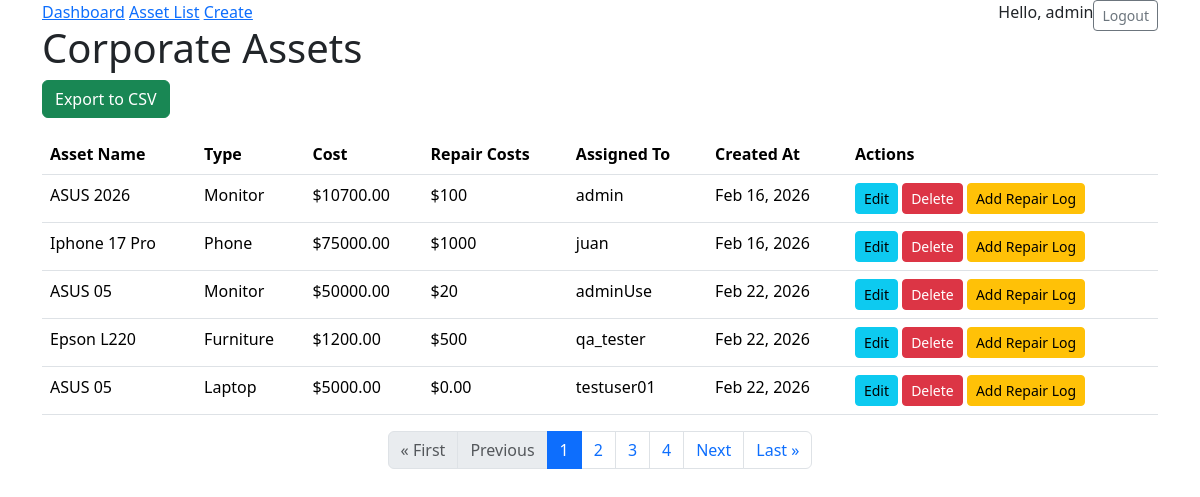
The app's page /list/ (signed in) with its own data.
### assets/models.py (models this page shows, shortened)
class User(AbstractUser):
    is_manager = models.BooleanField(default=False)
    department = models.ForeignKey(
        Department,
        on_delete=models.SET_NULL,
        null=True,
        blank=True,
        related_name="users",
    )

class TimeStampedModel(models.Model):
    created_at = models.DateTimeField(auto_now_add=True)
    updated_at = models.DateTimeField(auto_now=True)
    class Meta:
        abstract = True

class Asset(TimeStampedModel):
    ASSET_TYPES = (
        ('LAPTOP', 'Laptop'),
        ('MONITOR', 'Monitor'),
        ('PHONE', 'Phone'),
        ('FURNITURE', 'Furniture'),
    )
    name = models.CharField(max_length=100)
    asset_type = models.CharField(max_length=20, choices=ASSET_TYPES)
    cost = models.DecimalField(max_digits=10, decimal_places=2)
    repair_cost = models.DecimalField(max_digits=10, decimal_places=2, default=0, help_text="Total repair cost accumulated for this asset.")
    assigned_to = models.ForeignKey(User, on_delete=models.SET_NULL, null=True, blank=True, related_name='assets')

### assets/views.py (the view)
# urls.py: path('list/', AssetListView.as_view(), name='asset-list'),
class AssetListView(LoginRequiredMixin, ListView):
    model = Asset
    template_name = "assets/asset_list.html"
    context_object_name = "assets"
    paginate_by = 5
    def get_queryset(self):
        return (
            Asset.objects
            .select_related('assigned_to')
            .annotate(repair_total=Sum('maintenance_logs__cost'))
        )

### assets/templates/assets/asset_list.html (shortened to what this page needs)
{% extends "assets/base.html" %}
{% block content %}
    <h1>Corporate Assets</h1>
    <a href="{% url 'export-csv' %}" class="btn btn-success mb-3">Export to CSV</a>
    <table class="table">
        <thead>
            <tr>
                <th>Asset Name</th>
                <th>Type</th>
                <th>Cost</th>
                <th>Repair Costs</th>
                <th>Assigned To</th>
                <th>Created At</th>
                <th>Actions</th>
            </tr>
        </thead>
        <tbody>
            {% for asset in assets %}
            <tr>
                <td>{{ asset.name }}</td>
                <td>{{ asset.get_asset_type_display }}</td>
                <td>${{ asset.cost }}</td>
                <td>
                    ${{ asset.repair_total|default_if_none:"0.00" }}
                </td>
                <td>
                    {% if asset.assigned_to %}
                        {{ asset.assigned_to.username }}
                    {% else %}
                        <span class="text-danger">Unassigned</span>
                    {% endif %}
                </td>
                <td>{{ asset.created_at|date:"M d, Y" }}</td>
                <td>
                    {% if user.is_manager or user.is_superuser %}
                        <a href="{% url 'asset-update' asset.pk %}" class="btn btn-info btn-sm">Edit</a>
                        <a href="{% url 'asset-delete' asset.pk %}" class="btn btn-danger btn-sm">Delete</a>
                        <a href="{% url 'asset-maintain' asset.pk %}" class="btn btn-warning btn-sm">Add Repair Log</a>
                    {% else %}
                        <span class="text-secondary">View Only</span>
                    {% endif %}
                </td>
            </tr>
            {% endfor %}
        </tbody>
    </table>
    {% if is_paginated %}
    <nav aria-label="Asset list pagination">
        <ul class="pagination justify-content-center">
            {% if page_obj.has_previous %}
                <li class="page-item">
                    <a class="page-link" href="?page=1">&laquo; First</a>
                </li>
                <li class="page-item">
                    <a class="page-link" href="?page={{ page_obj.previous_page_number }}">Previous</a>
                </li>
            {% else %}
                <li class="page-item disabled">
                    <span class="page-link">&laquo; First</span>
                </li>
                <li class="page-item disabled">
                    <span class="page-link">Previous</span>
                </li>
            {% endif %}
            {% for num in page_obj.paginator.page_range %}
                {% if page_obj.number == num %}
                    <li class="page-item active" aria-current="page">
                        <span class="page-link">{{ num }}</span>
                    </li>
                {% else %}
                    <li class="page-item">
                        <a class="page-link" href="?page={{ num }}">{{ num }}</a>
                    </li>
                {% endif %}
            {% endfor %}
            {% if page_obj.has_next %}
                <li class="page-item">
                    <a class="page-link" href="?page={{ page_obj.next_page_number }}">Next</a>
                </li>
                <li class="page-item">
                    <a class="page-link" href="?page={{ page_obj.paginator.num_pages }}">Last &raquo;</a>
                </li>
            {% endif %}
        </ul>
    </nav>
    {% endif %}
{% endblock %}

### assets/templates/assets/base.html (shortened to what this page needs)
<!DOCTYPE html>
<html>
<head>
    <link href="https://cdn.jsdelivr.net/npm/bootstrap@5.3.8/dist/css/bootstrap.min.css" rel="stylesheet">
</head>
<body class="container">
    <nav>
        <a href="{% url 'dashboard' %}">Dashboard</a>
        <a href="{% url 'asset-list' %}">Asset List</a>
        <a href="{% url 'asset-create' %}">Create</a>
        <div class="float-end">
            {% if user.is_authenticated %}
                <span>Hello, {{ user.username }}</span>
                <form action="{% url 'logout' %}" method="post" class="float-end">
                    <button type="submit" class="btn btn-outline-secondary btn-sm">Logout</button>
                </form>
            {% else %}
                <a href="{% url 'login' %}">Login</a>
                <a href="{% url 'register' %}">Register</a>
            {% endif %}
        </div>
    </nav>
    {% block content %}{% endblock %}
</body>
</html>

### records on screen
User: username "admin"
Asset: name "ASUS 2026", asset_type "Monitor", cost "10700.00", repair_total "100", assigned_to.username "admin", created_at "Feb 16, 2026"
Asset: name "Iphone 17 Pro", asset_type "Phone", cost "75000.00", repair_total "1000", assigned_to.username "juan", created_at "Feb 16, 2026"
Asset: name "ASUS 05", asset_type "Monitor", cost "50000.00", repair_total "20", assigned_to.username "adminUse", created_at "Feb 22, 2026"
Asset: name "Epson L220", asset_type "Furniture", cost "1200.00", repair_total "500", assigned_to.username "qa_tester", created_at "Feb 22, 2026"
Asset: name "ASUS 05", asset_type "Laptop", cost "5000.00", repair_total "0.00", assigned_to.username "testuser01", created_at "Feb 22, 2026"

### other values on screen
{{ num }} "1"
{{ num }} "2" "3" "4"
